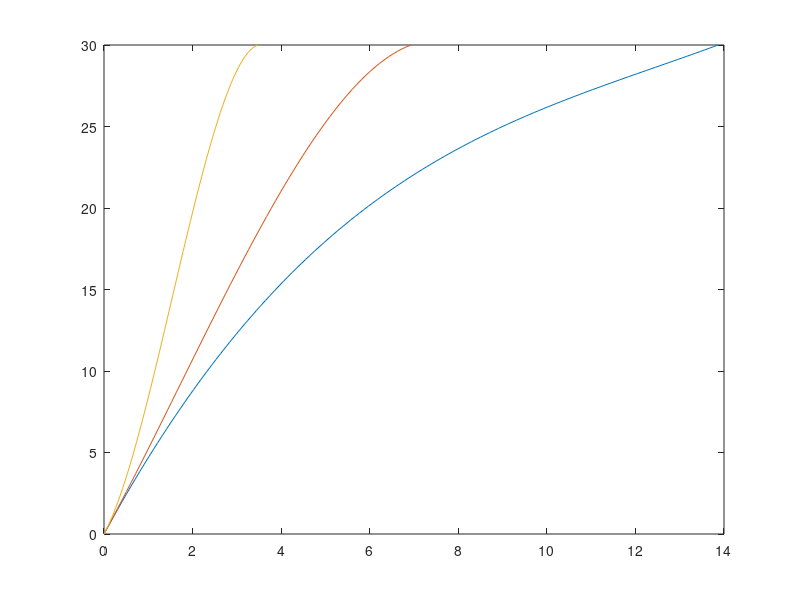

This chart was generated by the following MATLAB code:
% Given 2 state points, can we get dynamically feasible trajectory out of
% them?
% point 1
st1 = [0;0;0;5;4;3;0;0;pi/6;0;0;0];
st2 = [30;40;50;1;1;2;0;0;pi/6;0;0;0];

flat0 = [st1(1:3,1);st1(9,1)];
flat_f = [st2(1:3,1);st2(9,1)];

rel_dist = sqrt(sum((st2(1:3,1)-st1(1:3,1)).^2));
rel_v = sqrt(sum((st2(4:6,1)-st1(4:6,1)).^2));
tao = rel_dist/rel_v;

t1 = 0;
t2 = t1 + tao;
del_t = 0.1;

%% solving for x
px.given = [st1(1);st2(1);st1(4);st2(4)];
px.t_mat = [t1^3, t1^2, t1, 1;...
           t2^3, t2^2, t2, 1;...
           3*t1^2, 2*t1, 1, 0;...
           3*t2^2, 2*t2, 1, 0];
px.coeff = inv(px.t_mat)*px.given;
t = linspace(t1,t2,(t2-t1)/del_t);  % can be replaced by a non-linear time space to reduce computation time
x = px.coeff(1)*t.^3 + px.coeff(2)*t.^2 + px.coeff(3)*t + px.coeff(4);
plot(t,x)
hold on

tao = tao/2;
t2 = t1 + tao;
del_t = 0.1;

%% solving for x
px.given = [st1(1);st2(1);st1(4);st2(4)];
px.t_mat = [t1^3, t1^2, t1, 1;...
           t2^3, t2^2, t2, 1;...
           3*t1^2, 2*t1, 1, 0;...
           3*t2^2, 2*t2, 1, 0];
px.coeff = inv(px.t_mat)*px.given;
t = linspace(t1,t2,(t2-t1)/del_t);  % can be replaced by a non-linear time space to reduce computation time
x = px.coeff(1)*t.^3 + px.coeff(2)*t.^2 + px.coeff(3)*t + px.coeff(4);
plot(t,x)
hold on

tao = tao/2;
t2 = t1 + tao;
del_t = 0.1;

%% solving for x
px.given = [st1(1);st2(1);st1(4);st2(4)];
px.t_mat = [t1^3, t1^2, t1, 1;...
           t2^3, t2^2, t2, 1;...
           3*t1^2, 2*t1, 1, 0;...
           3*t2^2, 2*t2, 1, 0];
px.coeff = inv(px.t_mat)*px.given;
t = linspace(t1,t2,(t2-t1)/del_t);  % can be replaced by a non-linear time space to reduce computation time
x = px.coeff(1)*t.^3 + px.coeff(2)*t.^2 + px.coeff(3)*t + px.coeff(4);
plot(t,x)
hold on
